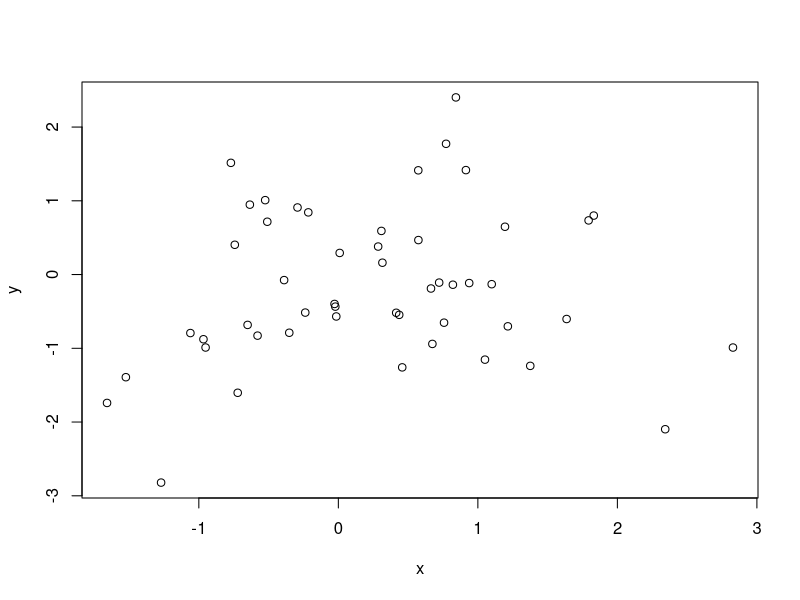
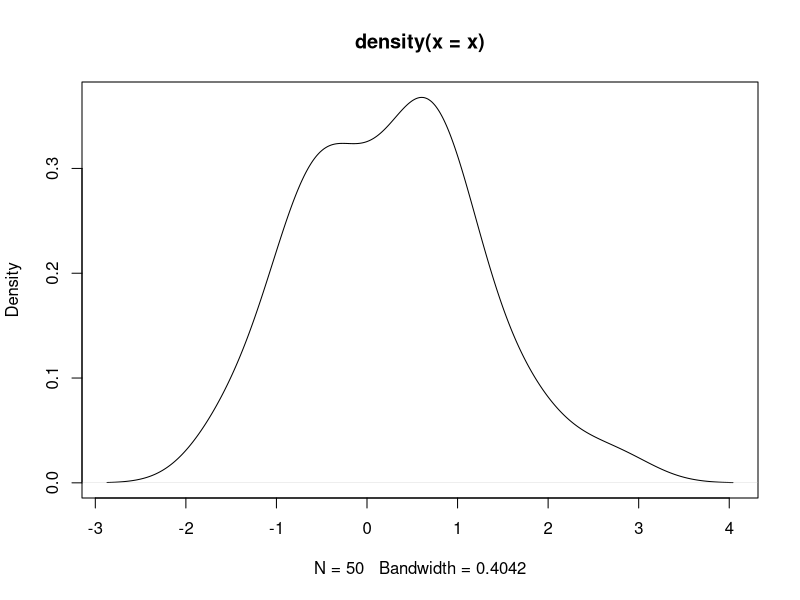

The R source for these figures, in order:
x<-rnorm(50)
y<-rnorm(x)
plot(x,y)
plot(density(x))
1:10
seq(from=-5,to=10,by=3)
seq(from=-5,length=10)
rep(1,5)
rep(1:5,5)
rep(1:5,each=5)
v<-1:12
v+2
v*-12:-1
v+1:3
v<-runif(12,min=1,max=10)
v
(v<-runif(12,min=1,max=10))
(v<-round(v))
(m<-matrix(v,nrow=3,ncol=4))
m+2
m*3
m^2
(m<-m[,-4])
t(m)
solve(m)       #inverse m
m %*% m       # produit maricielle
m %*% solve(m)
round(m %*% solve(m))
?solve
ls()
rm(x,y,v,m) #supprime les variable present dans l environnement de travaille
